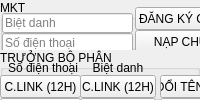
                  <widget class="QWidget" name="widget_left" native="true">
                   <layout class="QVBoxLayout" name="verticalLayout_3">
                    <property name="spacing">
                     <number>0</number>
                    </property>
                    <property name="leftMargin">
                     <number>0</number>
                    </property>
                    <property name="topMargin">
                     <number>0</number>
                    </property>
                    <property name="rightMargin">
                     <number>0</number>
                    </property>
                    <property name="bottomMargin">
                     <number>0</number>
                    </property>
                    <item>
                     <widget class="QWidget" name="widget_mkt" native="true">
                      <layout class="QVBoxLayout" name="verticalLayout_4">
                       <property name="spacing">
                        <number>0</number>
                       </property>
                       <property name="leftMargin">
                        <number>0</number>
                       </property>
                       <property name="topMargin">
                        <number>0</number>
                       </property>
                       <property name="rightMargin">
                        <number>0</number>
                       </property>
                       <property name="bottomMargin">
                        <number>0</number>
                       </property>
                       <item>
                        <widget class="QGroupBox" name="mkt_grb">
                         <property name="title">
                          <string>MKT</string>
                         </property>
                         <widget class="QPushButton" name="napsau90n_btn">
                          <property name="geometry">
                           <rect>
                            <x>235</x>
                            <y>76</y>
                            <width>111</width>
                            <height>23</height>
                           </rect>
                          </property>
                          <property name="text">
                           <string>NẠP SAU 90N CHƯA</string>
                          </property>
                         </widget>
                         <widget class="QPushButton" name="chuyenlinhchua_btn">
                          <property name="geometry">
                           <rect>
                            <x>235</x>
                            <y>53</y>
                            <width>111</width>
                            <height>23</height>
                           </rect>
                          </property>
                          <property name="text">
                           <string>CHUYỂN LINK CHƯA</string>
                          </property>
                         </widget>
                         <widget class="QComboBox" name="daily_mkt_cbb">
                          <property name="geometry">
                           <rect>
                            <x>68</x>
                            <y>74</y>
                            <width>65</width>
                            <height>22</height>
                           </rect>
                          </property>
                          <property name="toolTip">
                           <string extracomment="1"/>
                          </property>
                          <property name="layoutDirection">
                           <enum>Qt::RightToLeft</enum>
                          </property>
                          <property name="sizeAdjustPolicy">
                           <enum>QComboBox::AdjustToMinimumContentsLength</enum>
                          </property>
                          <item>
                           <property name="text">
                            <string>KU</string>
                           </property>
                          </item>
                          <item>
                           <property name="text">
                            <string>THA</string>
                           </property>
                          </item>
                          <item>
                           <property name="text">
                            <string>KU+THA</string>
                           </property>
                          </item>
                          <item>
                           <property name="text">
                            <string>DV31</string>
                           </property>
                          </item>
                          <item>
                           <property name="text">
                            <string>DV32</string>
                           </property>
                          </item>
                          <item>
                           <property name="text">
                            <string>DV35</string>
                           </property>
                          </item>
                          <item>
                           <property name="text">
                            <string>DV36</string>
                           </property>
                          </item>
                          <item>
                           <property name="text">
                            <string>DV38</string>
                           </property>
                          </item>
                          <item>
                           <property name="text">
                            <string>DV39</string>
                           </property>
                          </item>
                         </widget>
                         <widget class="QPushButton" name="napchua_btn">
                          <property name="geometry">
                           <rect>
                            <x>135</x>
                            <y>30</y>
                            <width>101</width>
                            <height>23</height>
                           </rect>
                          </property>
                          <property name="text">
                           <string>NẠP CHƯA</string>
                          </property>
                         </widget>
                         <widget class="QPushButton" name="trangthai_btn">
                          <property name="geometry">
                           <rect>
                            <x>235</x>
                            <y>30</y>
                            <width>111</width>
                            <height>23</height>
                           </rect>
                          </property>
                          <property name="text">
                           <string>TRẠNG THÁI TK</string>
                          </property>
                         </widget>
                         <widget class="QLineEdit" name="sodienthoai_le">
                          <property name="geometry">
                           <rect>
                            <x>2</x>
                            <y>33</y>
                            <width>131</width>
                            <height>20</height>
                           </rect>
                          </property>
                          <property name="text">
                           <string/>
                          </property>
                          <property name="placeholderText">
                           <string>Số điện thoại</string>
                          </property>
                         </widget>
                         <widget class="QPushButton" name="tainapchua_btn">
                          <property name="geometry">
                           <rect>
                            <x>135</x>
                            <y>53</y>
                            <width>101</width>
                            <height>23</height>
                           </rect>
                          </property>
                          <property name="text">
                           <string>TÁI NẠP CHƯA</string>
                          </property>
                         </widget>
                         <widget class="QPushButton" name="cokhong_btn">
                          <property name="geometry">
                           <rect>
                            <x>235</x>
                            <y>7</y>
                            <width>111</width>
                            <height>23</height>
                           </rect>
                          </property>
                          <property name="text">
                           <string>CÓ KHÔNG</string>
                          </property>
                         </widget>
                         <widget class="QComboBox" name="xungho_mkt_cbb">
                          <property name="geometry">
                           <rect>
                            <x>3</x>
                            <y>74</y>
                            <width>64</width>
                            <height>22</height>
                           </rect>
                          </property>
                          <item>
                           <property name="text">
                            <string>em</string>
                           </property>
                          </item>
                          <item>
                           <property name="text">
                            <string>mình</string>
                           </property>
                          </item>
                         </widget>
                         <widget class="QLineEdit" name="mail_le">
                          <property name="geometry">
                           <rect>
                            <x>2</x>
                            <y>53</y>
                            <width>131</width>
                            <height>20</height>
                           </rect>
                          </property>
                          <property name="text">
                           <string/>
                          </property>
                          <property name="placeholderText">
                           <string>Mail</string>
                          </property>
                         </widget>
                         <widget class="QPushButton" name="conchoikhong_btn">
                          <property name="geometry">
                           <rect>
                            <x>135</x>
                            <y>76</y>
                            <width>101</width>
                            <height>23</height>
                           </rect>
                          </property>
                          <property name="text">
                           <string>CÒN CHƠI KHÔNG</string>
                          </property>
                         </widget>
                         <widget class="QLineEdit" name="bietdanh_le">
                          <property name="geometry">
                           <rect>
                            <x>2</x>
                            <y>13</y>
                            <width>131</width>
                            <height>20</height>
                           </rect>
                          </property>
                          <property name="text">
                           <string/>
                          </property>
                          <property name="placeholderText">
                           <string>Biệt danh</string>
                          </property>
                         </widget>
                         <widget class="QPushButton" name="dangkychua_btn">
                          <property name="geometry">
                           <rect>
                            <x>135</x>
                            <y>7</y>
                            <width>101</width>
                            <height>23</height>
                           </rect>
                          </property>
                          <property name="styleSheet">
                           <string notr="true"/>
                          </property>
                          <property name="text">
                           <string>ĐĂNG KÝ CHƯA</string>
                          </property>
                         </widget>
                        </widget>
                       </item>
                      </layout>
                     </widget>
                    </item>
                    <item>
                     <widget class="QWidget" name="widget_tbp" native="true">
                      <layout class="QVBoxLayout" name="verticalLayout_5">
                       <property name="spacing">
                        <number>0</number>
                       </property>
                       <property name="leftMargin">
                        <number>0</number>
                       </property>
                       <property name="topMargin">
                        <number>0</number>
                       </property>
                       <property name="rightMargin">
                        <number>0</number>
                       </property>
                       <property name="bottomMargin">
                        <number>0</number>
                       </property>
                       <item>
                        <widget class="QGroupBox" name="tbp_grb">
                         <property name="title">
                          <string>TRƯỞNG BỘ PHẬN</string>
                         </property>
                         <widget class="QPushButton" name="nhandiemkho_btn">
                          <property name="geometry">
                           <rect>
                            <x>265</x>
                            <y>71</y>
                            <width>86</width>
                            <height>23</height>
                           </rect>
                          </property>
                          <property name="toolTip">
                           <string>&lt;html&gt;&lt;head/&gt;&lt;body&gt;&lt;p&gt;&lt;span style=&quot; font-weight:600;&quot;&gt;Khách nạp chưa nhận được điểm&lt;/span&gt;&lt;/p&gt;&lt;p&gt;+ Liên hệ CSKH nhập điểm 40 phút trước, chưa thấy lên điểm&lt;/p&gt;&lt;p&gt;+ Đã xin biên lai chi tiết của khách&lt;/p&gt;&lt;p&gt;&lt;br/&gt;&lt;/p&gt;&lt;/body&gt;&lt;/html&gt;</string>
                          </property>
                          <property name="text">
                           <string>NHẬN ĐIỂM</string>
                          </property>
                         </widget>
                         <widget class="QPushButton" name="clink90n_bdanh_btn">
                          <property name="geometry">
                           <rect>
                            <x>80</x>
                            <y>48</y>
                            <width>76</width>
                            <height>23</height>
                           </rect>
                          </property>
                          <property name="toolTip">
                           <string>&lt;html&gt;&lt;head/&gt;&lt;body&gt;&lt;p&gt;&lt;span style=&quot; font-weight:600;&quot;&gt;Khách trên 90 ngày không đặt cược&lt;/span&gt;&lt;/p&gt;&lt;p&gt;+ Thuộc KU#, không tính KU trang chủ&lt;/p&gt;&lt;p&gt;+ Phải đăng nhập trong vòng 3 tiếng trước khí chuyển&lt;/p&gt;&lt;p&gt;&lt;br/&gt;&lt;/p&gt;&lt;/body&gt;&lt;/html&gt;</string>
                          </property>
                          <property name="text">
                           <string>C.LINK(90N)</string>
                          </property>
                         </widget>
                         <widget class="QPushButton" name="doiten_khacbp_btn">
                          <property name="geometry">
                           <rect>
                            <x>265</x>
                            <y>25</y>
                            <width>86</width>
                            <height>23</height>
                           </rect>
                          </property>
                          <property name="toolTip">
                           <string>&lt;html&gt;&lt;head/&gt;&lt;body&gt;&lt;p&gt;&lt;span style=&quot; font-weight:600;&quot;&gt;Khách NẠP LẦN ĐẦU/TÁI NẠP khác bộ phận&lt;/span&gt; -&amp;gt; đổi tên&lt;/p&gt;&lt;/body&gt;&lt;/html&gt;</string>
                          </property>
                          <property name="text">
                           <string>ĐỔI TÊN (# BP)</string>
                          </property>
                         </widget>
                         <widget class="QPushButton" name="lienhedk_btn">
                          <property name="geometry">
                           <rect>
                            <x>160</x>
                            <y>48</y>
                            <width>106</width>
                            <height>23</height>
                           </rect>
                          </property>
                          <property name="toolTip">
                           <string>&lt;html&gt;&lt;head/&gt;&lt;body&gt;&lt;p&gt;+ Khách quả lượt nhận mã&lt;/p&gt;&lt;p&gt;+ Đã bấm liên hệ máy lần nhưng không được chuyên viên gọi điện&lt;/p&gt;&lt;p&gt;&lt;br/&gt;&lt;/p&gt;&lt;/body&gt;&lt;/html&gt;</string>
                          </property>
                          <property name="text">
                           <string>LIÊN HỆ ĐĂNG KÝ</string>
                          </property>
                         </widget>
                         <widget class="QPushButton" name="dkncngoai_btn">
                          <property name="geometry">
                           <rect>
                            <x>160</x>
                            <y>71</y>
                            <width>106</width>
                            <height>23</height>
                           </rect>
                          </property>
                          <property name="toolTip">
                           <string>&lt;html&gt;&lt;head/&gt;&lt;body&gt;&lt;p&gt;&lt;span style=&quot; font-weight:600;&quot;&gt;Khách thuộc khu vực hỗ trợ đăng ký:&lt;/span&gt;&lt;/p&gt;&lt;p&gt;Đài Loan, Hồng Kong, Macao, Việt Nam, Campuchia, Thái Lan, Malaisia, Nhật Bản, Hàn Quốc&lt;/p&gt;&lt;p&gt;+ SĐT không thuộc mã vùng VN&lt;/p&gt;&lt;p&gt;+ Có thẻ ATM và banking VN&lt;/p&gt;&lt;p&gt;&lt;br/&gt;&lt;/p&gt;&lt;/body&gt;&lt;/html&gt;</string>
                          </property>
                          <property name="text">
                           <string>Đ.KÝ NƯỚC NGOÀI</string>
                          </property>
                         </widget>
                         <widget class="QPushButton" name="clink12h_bdanh_btn">
                          <property name="geometry">
                           <rect>
                            <x>80</x>
                            <y>25</y>
                            <width>76</width>
                            <height>23</height>
                           </rect>
                          </property>
                          <property name="toolTip">
                           <string>&lt;html&gt;&lt;head/&gt;&lt;body&gt;&lt;p&gt;&lt;span style=&quot; font-weight:600;&quot;&gt;Khách đăng ký sai link &lt;/span&gt;&lt;/p&gt;&lt;p&gt;+ Không điền mã đại lý&lt;br/&gt;+ Khách trang chủ đăng ký trong vòng 12h chưa Bổ sung thông tin, Nạp&lt;/p&gt;&lt;/body&gt;&lt;/html&gt;</string>
                          </property>
                          <property name="text">
                           <string>C.LINK (12H)</string>
                          </property>
                         </widget>
                         <widget class="QLabel" name="truongbp_4">
                          <property name="geometry">
                           <rect>
                            <x>195</x>
                            <y>5</y>
                            <width>116</width>
                            <height>20</height>
                           </rect>
                          </property>
                          <property name="text">
                           <string>Nạp lần đầu/Tái nạp</string>
                          </property>
                          <property name="alignment">
                           <set>Qt::AlignCenter</set>
                          </property>
                         </widget>
                         <widget class="QPushButton" name="clink90n_sdt_btn">
                          <property name="geometry">
                           <rect>
                            <x>0</x>
                            <y>48</y>
                            <width>81</width>
                            <height>23</height>
                           </rect>
                          </property>
                          <property name="toolTip">
                           <string>&lt;html&gt;&lt;head/&gt;&lt;body&gt;&lt;p&gt;&lt;span style=&quot; font-weight:600;&quot;&gt;Khách trên 90 ngày không đặt cược&lt;/span&gt;&lt;/p&gt;&lt;p&gt;+ Thuộc KU#, không tính KU trang chủ&lt;/p&gt;&lt;p&gt;+ Phải đăng nhập trong vòng 3 tiếng trước khí chuyển&lt;/p&gt;&lt;p&gt;&lt;br/&gt;&lt;/p&gt;&lt;/body&gt;&lt;/html&gt;</string>
                          </property>
                          <property name="text">
                           <string>C.LINK(90N)</string>
                          </property>
                         </widget>
                         <widget class="QPushButton" name="monapmail_btn">
                          <property name="geometry">
                           <rect>
                            <x>265</x>
                            <y>48</y>
                            <width>86</width>
                            <height>23</height>
                           </rect>
                          </property>
                          <property name="toolTip">
                           <string>&lt;html&gt;&lt;head/&gt;&lt;body&gt;&lt;p&gt;Khách mở nạp qua mail, thông tin cần lấy:&lt;/p&gt;&lt;p&gt;+ Tên tài khoản&lt;/p&gt;&lt;p&gt;+ Biệt danh&lt;/p&gt;&lt;p&gt;+ Địa chỉ mail&lt;/p&gt;&lt;p&gt;+ 2 ảnh CMT hoặc CCCD&lt;/p&gt;&lt;/body&gt;&lt;/html&gt;</string>
                          </property>
                          <property name="text">
                           <string>MỞ NẠP</string>
                          </property>
                         </widget>
                         <widget class="QPushButton" name="clink12h_sdt_btn">
                          <property name="geometry">
                           <rect>
                            <x>0</x>
                            <y>25</y>
                            <width>81</width>
                            <height>23</height>
                           </rect>
                          </property>
                          <property name="toolTip">
                           <string>&lt;html&gt;&lt;head/&gt;&lt;body&gt;&lt;p&gt;&lt;span style=&quot; font-weight:600;&quot;&gt;Khách đăng ký sai link &lt;/span&gt;&lt;/p&gt;&lt;p&gt;+ Không điền mã đại lý&lt;br/&gt;+ Khách trang chủ đăng ký trong vòng 12h chưa Bổ sung thông tin, Nạp&lt;/p&gt;&lt;/body&gt;&lt;/html&gt;</string>
                          </property>
                          <property name="text">
                           <string>C.LINK (12H)</string>
                          </property>
                         </widget>
                         <widget class="QPushButton" name="thugon_btn">
                          <property name="geometry">
                           <rect>
                            <x>-10</x>
                            <y>75</y>
                            <width>71</width>
                            <height>21</height>
                           </rect>
                          </property>
                          <property name="styleSheet">
                           <string notr="true">border:none;
color : rgb(0, 170, 255);
background:transparent</string>
                          </property>
                          <property name="text">
                           <string>Thu gọn</string>
                          </property>
                         </widget>
                         <widget class="QPushButton" name="doiten_cungbp_btn">
                          <property name="geometry">
                           <rect>
                            <x>160</x>
                            <y>25</y>
                            <width>106</width>
                            <height>23</height>
                           </rect>
                          </property>
                          <property name="toolTip">
                           <string>&lt;html&gt;&lt;head/&gt;&lt;body&gt;&lt;p&gt;&lt;span style=&quot; font-weight:600;&quot;&gt;Khách NẠP LẦN ĐẦU/TÁI NẠP cùng bộ phận&lt;/span&gt; -&amp;gt; đổi tên&lt;/p&gt;&lt;/body&gt;&lt;/html&gt;</string>
                          </property>
                          <property name="text">
                           <string>ĐỔI TÊN (CÙNG BP)</string>
                          </property>
                         </widget>
                         <widget class="QLabel" name="truongbp_2">
                          <property name="geometry">
                           <rect>
                            <x>5</x>
                            <y>8</y>
                            <width>76</width>
                            <height>20</height>
                           </rect>
                          </property>
                          <property name="text">
                           <string>Số điện thoại</string>
                          </property>
                          <property name="alignment">
                           <set>Qt::AlignCenter</set>
                          </property>
                         </widget>
                         <widget class="QLabel" name="truongbp_3">
                          <property name="geometry">
                           <rect>
                            <x>80</x>
                            <y>8</y>
                            <width>76</width>
                            <height>20</height>
                           </rect>
                          </property>
                          <property name="text">
                           <string>Biệt danh</string>
                          </property>
                          <property name="alignment">
                           <set>Qt::AlignCenter</set>
                          </property>
                         </widget>
                        </widget>
                       </item>
                      </layout>
                     </widget>
                    </item>
                   </layout>
                  </widget>
